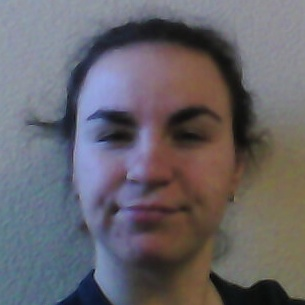
#> input picture images/nastya/Nastya1.jpg, 305 x 305 px, given in place of nastya, which was not available
$ python get_face.py
#> lines starting #> are read from the running program, lines starting #| are printed output that depends on the picture; pictures that were not available may be replaced by others from this repository, and a replacement may not be noted
import cv2
import os
import glob

PADDING = 50

if __name__ == "__main__":
    face_cascade = cv2.CascadeClassifier('haarcascade_frontalface_default.xml')
    for file in glob.glob("images/*"):
        img  = cv2.imread(file)
#> img is the input picture: shape (305, 305, 3); mean B, G, R 106.8, 100.6, 103.6
        gray = cv2.cvtColor(img, cv2.COLOR_BGR2GRAY)
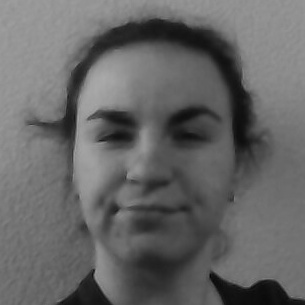
#> gray: shape (305, 305); min 2, max 170, mean 102.2
        faces = face_cascade.detectMultiScale(gray, 1.3, 5)
#> faces = [[45, 47, 214, 214]]

        for (x, y, w, h) in faces:
            x1 = x-PADDING
            y1 = y-PADDING
            x2 = x+w+PADDING
            y2 = y+h+PADDING

            height, width, channels = img.shape
            # The padding is necessary since the OpenCV face detector creates the bounding box around the face and not the head
            part_image = img[max(0, y1):min(height, y2), max(0, x1):min(width, x2)]
            key = cv2.waitKey(100)
            cv2.imwrite(file + '_face', part_image)
#> this loop made 1 pass; (key Esc is pressed on pass 1)
#> (x, y, w, h, x1, y1, x2, y2) on pass 1: (45, 47, 214, 214, -5, -3, 309, 311)
#> pass 2 of the loop `for file in glob.glob("images/*"):`:
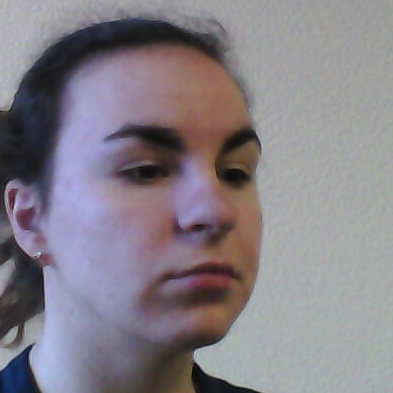
#> input picture images/nastya/nastya2.jpg, 393 x 393 px, given in place of test, which was not available
#> img is the input picture: shape (393, 393, 3); mean B, G, R 135.9, 128.2, 134.3
#> `gray = cv2.cvtColor(img, cv2.COLOR_BGR2GRAY)`:
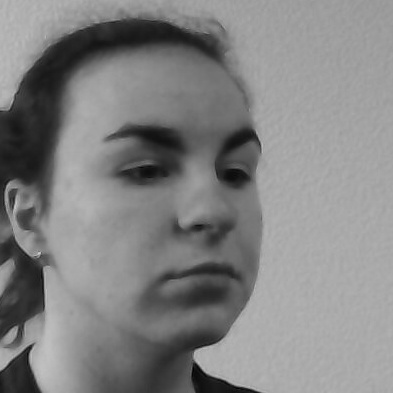
#> gray: shape (393, 393); min 0, max 203, mean 130.9
#> faces = [[50, 51, 293, 293]]
#> the loop `for (x, y, w, h) in faces:` made 1 pass; (key Enter is pressed on pass 1)
#> (x, y, w, h, x1, y1, x2, y2) on pass 1: (50, 51, 293, 293, 0, 1, 393, 394)
            #cv2.imshow('face', part_image)
